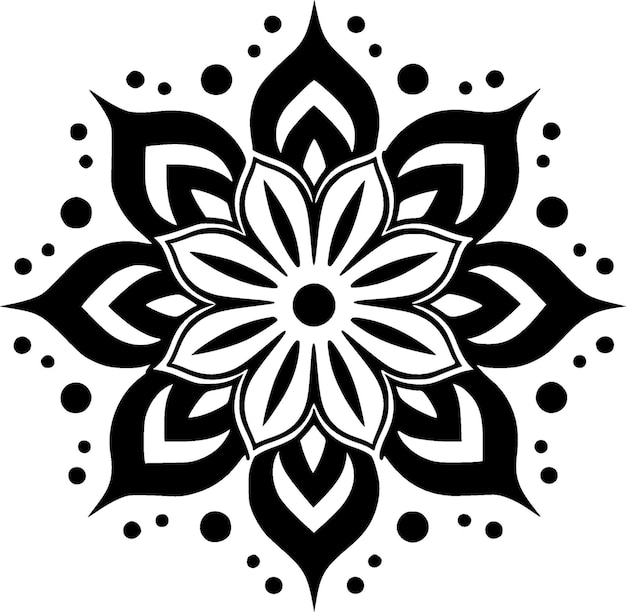
#> input picture data/mandala-minimalist-simple-silhouette-vector-illustration_801978-15600-3597873028.jpg, 626 x 612 px, found by its file name
$ jupyter execute 'Mandala Encryption Ishaan.ipynb'
#> lines starting #> are read from the running program, lines starting #| are printed output that depends on the picture; after the words box and inside, x2 and y2 are one past the last pixel; in counts of white or black regions, pixels touching at a corner belong together
## Basic Image Loading

[cell 1]
import cv2
import numpy as np

[cell 2]
mandal_c = cv2.imread(r"D:\Ishaan\Bin Arena\Mandala Encryption\data\mandala-minimalist-simple-silhouette-vector-illustration_801978-15600-3597873028.jpg")
#> mandal_c is the input picture: shape (612, 626, 3); min 0, max 255, mean 175.7
mandal_c = cv2.resize(mandal_c,(500, 500))
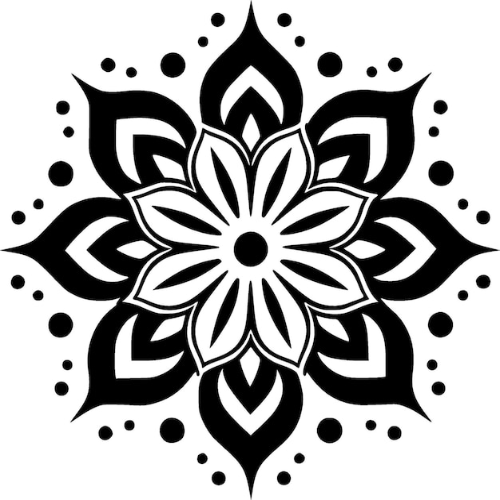
#> mandal_c: shape (500, 500, 3); min 0, max 255, mean 175.6
mandal_g = cv2.cvtColor(mandal_c, cv2.COLOR_BGR2GRAY)
cv2.imshow('mandal', mandal_g)
cv2.waitKey(0)

## Trial Image Modification Tools

[cell 3]
import cv2
import numpy as np

gray_image = mandal_g
if gray_image is not None:
    bgr_image = cv2.cvtColor(gray_image, cv2.COLOR_GRAY2BGR)
    point_x, point_y = 10, 40
    new_color = (0, 0, 255)
    bgr_image[point_y, point_x] = new_color
#> bgr_image: shape (500, 500, 3); under 0.01% of pixels changed, all inside (x1, y1, x2, y2) = (10, 40, 11, 41)
    cv2.imshow("Modified Image", bgr_image)
    cv2.waitKey(0)
    cv2.destroyAllWindows()
else:
    print("Error: Unable to load the image.")

[cell 4]
trial_g = []
for x in mandal_g:
    row = []
    for y in x:
        row.append(y)
    trial_g.append(row)
#> after the loop, trial_g = 500 items
trial_g = np.array(trial_g)

[cell 5]
mod_row = []
for x in range(500):
    mod_row.append(0)
trial_g[40]=mod_row
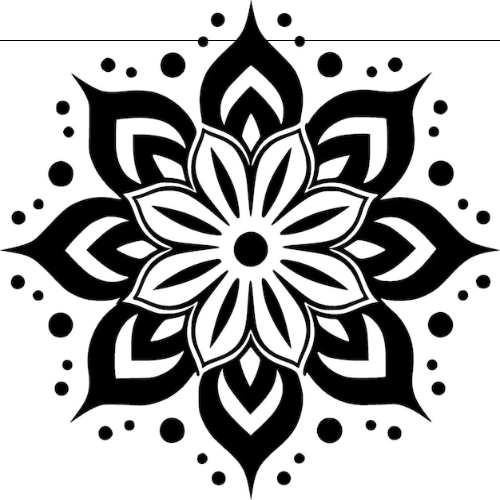
#> trial_g: shape (500, 500); min 0, max 255, mean 175.2

[cell 6]
cv2.imshow('trial', trial_g)
cv2.waitKey(0)

## 1. Finding Patches

[image](https://img.freepik.com/premium-vector/mandala-minimalist-simple-silhouette-vector-illustration_801978-15600.jpg)

[cell 7]
#mandal_g[40]

[cell 8]
blks = [] #list of all indexes where the point is black
for i, x in enumerate(mandal_g[40]):
    if x<=100:
        blks.append(i)
#> after the loop, blks = 51 values from 198 to 304
print(blks)
#> (printed output is left out)

[cell 9]
patches_un = [] #unfiltered list of patches
patch = []
for i, x in enumerate(blks[1:]):
    if abs(x-blks[i-1])<=3:
        patch.append(x)
    else:
        patches_un.append(patch)
        patch = []
#> this loop made 50 passes
#> x on passes 1 to 12: 199, 200, 201, 202, 203, 204, 205, 206, 207, 236, 237, 238
#> after the loop, patches_un = 5 items
patches_un.append(patch)

[cell 10]
patches = [] #final filtered list of patches
for x in patches_un:
    if x!=[]:
        patches.append(x)
#> this loop made 6 passes
#> x on passes 1, 2, 3, 5, 6: [], [200, 201, 202, 203, 204, 205, 206, 207], [], [], [297, 298, 299, 300, 301, 302, 303, 304]
#> after the loop, patches = 3 items

[cell 11]
for x in patches:
    print(x[0], x[-1], x[len(x)//2], len(x)) #printing span of each patch (start, end, midpoint, length)
#> this loop made 3 passes
#| 200 207 204 8
#| 238 266 252 29
#| 297 304 301 8

### Final Patch Code

[cell 12]
full_patches_1_un = []
for n, r in enumerate(mandal_g):
    row = []
    blks = [] #list of all indexes where the point is black
    for i, x in enumerate(r):
        if x<=100:
            blks.append(i)
    #print(blks)
    patches_un = [] #unfiltered list of patches
    patch = []
    for i, x in enumerate(blks[1:]):
        if abs(x-blks[i-1])<=3:
            patch.append(x)
        else:
            patches_un.append(patch)
            patch = []
    patches_un.append(patch)
    patches = [] #final filtered list of patches
    for x in patches_un:
        if x!=[]:
            patches.append(x)
    for x in patches:
        full_patches_1_un.append([n,x[len(x)//2]]) #printing span of each patch (start, end, midpoint, length)
#> after the loop, full_patches_1_un = 3735 pairs, first value 4 to 495, second value 18 to 484
    #full_patches_1_un.append(row)
full_patches_1 = []
for x in full_patches_1_un:
    if x!=[]:
        full_patches_1.append(x)
#> this loop made 3735 passes
#> x on passes 1 to 3: [4, 251], [5, 251], [6, 251]
#> after the loop, full_patches_1 has the same summary as full_patches_1_un

[cell 13]
full_patches_1
#> Out has the same summary as full_patches_1_un

## Removing Thickness

[cell 14]
rotated_img = cv2.rotate(mandal_g, cv2.ROTATE_90_CLOCKWISE) #rotating the image perpendicularly
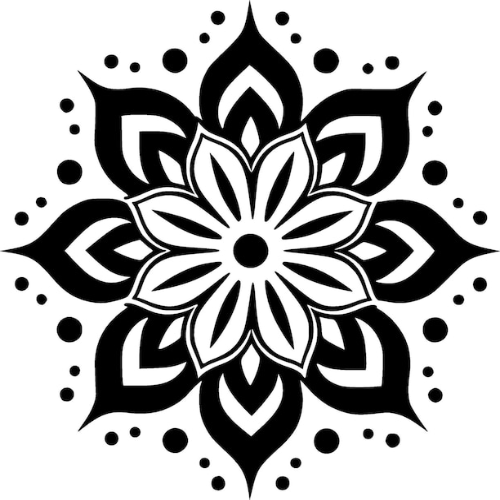
#> rotated_img: shape (500, 500); min 0, max 255, mean 175.6
cv2.imshow('rotated', mandal_g)
cv2.waitKey(0)

[cell 15]
full_patches_2_un = []
for n, r in enumerate(mandal_g):
    row = []
    blks = [] #list of all indexes where the point is black
    for i, x in enumerate(r):
        if x<=100:
            blks.append(i)
    #print(blks)
    patches_un = [] #unfiltered list of patches
    patch = []
    for i, x in enumerate(blks[1:]):
        if abs(x-blks[i-1])<=3:
            patch.append(x)
        else:
            patches_un.append(patch)
            patch = []
    patches_un.append(patch)
    patches = [] #final filtered list of patches
    for x in patches_un:
        if x!=[]:
            patches.append(x)
    for x in patches:
        full_patches_2_un.append([n, x[len(x)//2]]) #printing span of each patch (start, end, midpoint, length)
#> after the loop, full_patches_2_un has the same summary as full_patches_1_un
    #full_patches_2_un.append(row)
full_patches_2 = []
for x in full_patches_2_un:
    if x!=[]:
        full_patches_2.append(x)
#> after the loop, full_patches_2 has the same summary as full_patches_1_un

[cell 16]
centre_line = []
for x, y in zip(full_patches_1, full_patches_2):
    if x==y:
        centre_line.append(x)
#> this loop made 3735 passes
#> after the loop, centre_line has the same summary as full_patches_1_un

[cell 17]
centre_line
#> Out has the same summary as full_patches_1_un

[cell 18]
pencil_img = np.zeros((500, 500))
for x in centre_line:
    pencil_img[x[0]][x[1]]=255
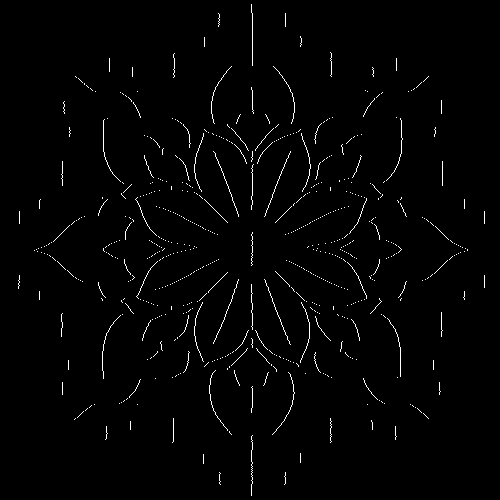
#> pencil_img: shape (500, 500) float64; 1.5% white in thin lines or dots

[cell 19]
cv2.imshow('pencil', pencil_img)
cv2.waitKey(0)

$ run again, with data/IMG-20240127-WA0001.jpg copied over data/mandala-minimalist-simple-silhouette-vector-illustration_801978-15600-3597873028.jpg
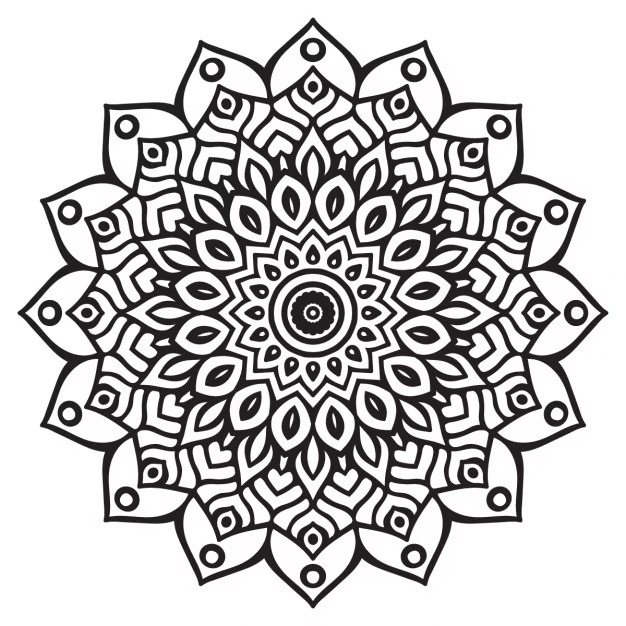
#> input picture data/IMG-20240127-WA0001.jpg, 626 x 626 px, found by its file name
#> mandal_c is the input picture: shape (626, 626, 3); mean B, G, R 195.2, 194.7, 195.8
#> mandal_c: shape (500, 500, 3)
#> after the loop `for x in mandal_g:`: trial_g = 500 items
#> `trial_g[40]=mod_row`:
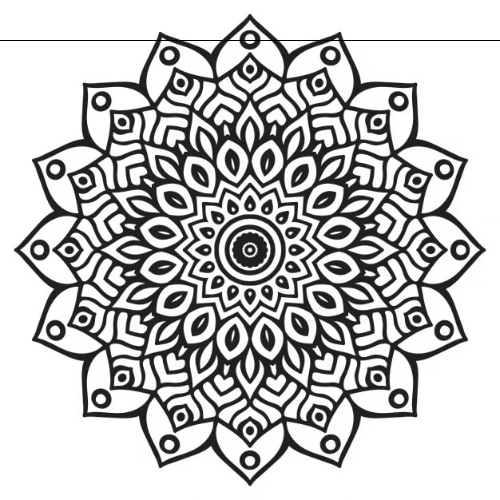
#> trial_g: shape (500, 500); min 0, max 255, mean 194.7
#> after the loop `for i, x in enumerate(mandal_g[40]):`: blks = 57 values from 157 to 342
#> (printed output is left out)
#> the loop `for i, x in enumerate(blks[1:]):` made 56 passes
#> x on passes 1 to 8: 158, 159, 160, 168, 169, 170, 171, 172
#> after the loop `for i, x in enumerate(blks[1:]):`: patches_un = [[], [159, 160], [], [170, 171, 172, 173, 174, 175, 176, 177, 178, 179, 180], [], [224, 225, 226, 227], [], [242, 243, 244], [], [257, 258, 259], [], [273, 274, 275, 276, 277], [], [321, 322, 323, 324, 325, 326, 327, 328, 329, 330, 331], []]
#> the loop `for x in patches_un:` made 16 passes
#> x on passes 1 to 7: [], [159, 160], [], [170, 171, 172, 173, 174, 175, 176, 177, 178, 179, 180], [], [224, 225, 226, 227], []
#> after the loop `for x in patches_un:`: patches = [[159, 160], [170, 171, 172, 173, 174, 175, 176, 177, 178, 179, 180], [224, 225, 226, 227], [242, 243, 244], [257, 258, 259], [273, 274, 275, 276, 277], [321, 322, 323, 324, 325, 326, 327, 328, 329, 330, 331], [341, 342]]
#> the loop `for x in patches:` made 8 passes
#> (printed output is left out)
#> after the loop `for n, r in enumerate(mandal_g):`: full_patches_1_un = 7990 pairs, first value 14 to 485, second value 18 to 484
#> the loop `for x in full_patches_1_un:` made 7990 passes
#> x on passes 1 to 3: [14, 250], [15, 250], [16, 250]
#> after the loop `for x in full_patches_1_un:`: full_patches_1 has the same summary as full_patches_1_un
#> `full_patches_1`: Out has the same summary as full_patches_1_un
#> after the loop `for n, r in enumerate(mandal_g):`: full_patches_2_un has the same summary as full_patches_1_un
#> the loop `for x in full_patches_2_un:` made 7990 passes
#> after the loop `for x in full_patches_2_un:`: full_patches_2 has the same summary as full_patches_1_un
#> the loop `for x, y in zip(full_patches_1, full_patches_2):` made 7990 passes
#> after the loop `for x, y in zip(full_patches_1, full_patches_2):`: centre_line has the same summary as full_patches_1_un
#> `centre_line`: Out has the same summary as full_patches_1_un
#> the loop `for x in centre_line:` made 7990 passes
#> after the loop `for x in centre_line:`:
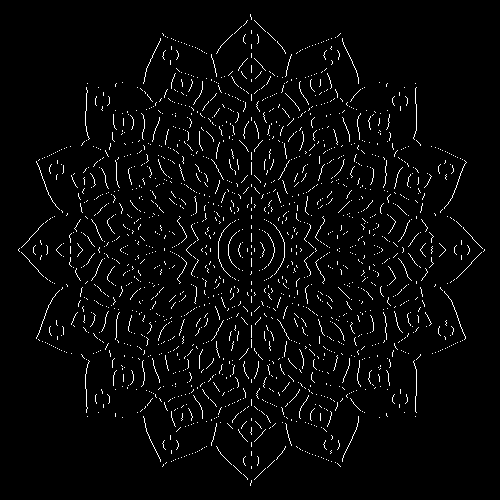
#> pencil_img: shape (500, 500) float64; 3.2% white in thin lines or dots, all inside (x1, y1, x2, y2) = (18, 14, 485, 486)

$ run again, with data/IMG-20240127-WA0003.jpg copied over data/mandala-minimalist-simple-silhouette-vector-illustration_801978-15600-3597873028.jpg
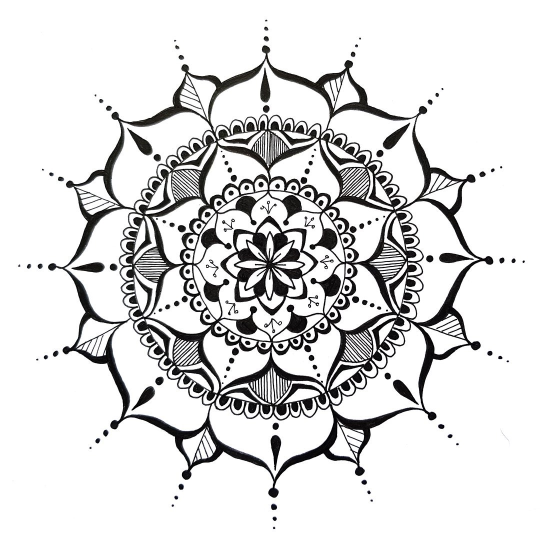
#> input picture data/IMG-20240127-WA0003.jpg, 1080 x 1080 px, found by its file name (shown at 1/2 size)
#> mandal_c is the input picture: shape (1080, 1080, 3); mean B, G, R 218.8, 218.7, 218.9
#> mandal_c: shape (500, 500, 3)
#> after the loop `for x in mandal_g:`: trial_g = 500 items
#> `trial_g[40]=mod_row`:
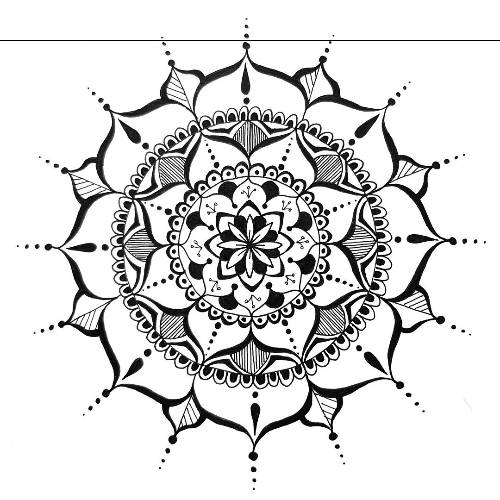
#> trial_g: shape (500, 500); min 0, max 255, mean 218.3
#> after the loop `for i, x in enumerate(mandal_g[40]):`: blks = []
#> the loop `for x in patches_un:` made 1 pass
#> x on pass 1: []
#> after the loop `for n, r in enumerate(mandal_g):`: full_patches_1_un = 4340 pairs, first value 25 to 489, second value 27 to 476
#> the loop `for x in full_patches_1_un:` made 4340 passes
#> x on passes 1 to 3: [25, 246], [26, 247], [27, 247]
#> after the loop `for x in full_patches_1_un:`: full_patches_1 has the same summary as full_patches_1_un
#> `full_patches_1`: Out has the same summary as full_patches_1_un
#> after the loop `for n, r in enumerate(mandal_g):`: full_patches_2_un has the same summary as full_patches_1_un
#> the loop `for x in full_patches_2_un:` made 4340 passes
#> after the loop `for x in full_patches_2_un:`: full_patches_2 has the same summary as full_patches_1_un
#> the loop `for x, y in zip(full_patches_1, full_patches_2):` made 4340 passes
#> after the loop `for x, y in zip(full_patches_1, full_patches_2):`: centre_line has the same summary as full_patches_1_un
#> `centre_line`: Out has the same summary as full_patches_1_un
#> the loop `for x in centre_line:` made 4340 passes
#> after the loop `for x in centre_line:`:
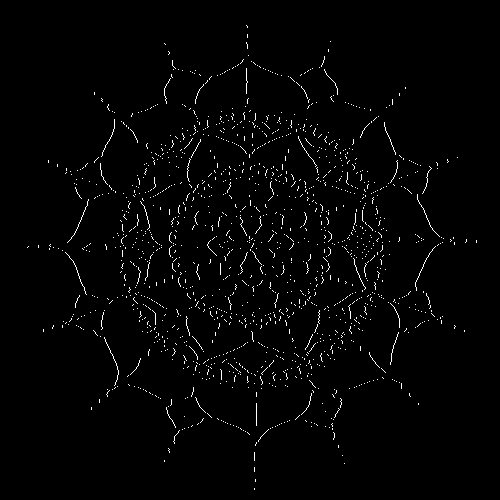
#> pencil_img: shape (500, 500) float64; 1.7% white in thin lines or dots, all inside (x1, y1, x2, y2) = (27, 25, 477, 490)
